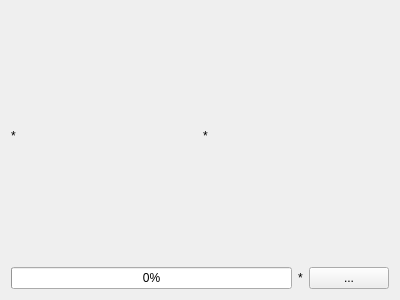
<?xml version="1.0" encoding="UTF-8"?>
<ui version="4.0">
 <class>CurrentDownloadInfoForm</class>
 <widget class="QWidget" name="CurrentDownloadInfoForm">
  <property name="geometry">
   <rect>
    <x>0</x>
    <y>0</y>
    <width>400</width>
    <height>300</height>
   </rect>
  </property>
  <property name="windowTitle">
   <string>Form</string>
  </property>
  <layout class="QVBoxLayout" name="verticalLayout">
   <item>
    <layout class="QHBoxLayout" name="horizontalLayout">
     <item>
      <widget class="QLabel" name="label_name">
       <property name="text">
        <string>*</string>
       </property>
      </widget>
     </item>
     <item>
      <widget class="QLabel" name="label_size">
       <property name="text">
        <string>*</string>
       </property>
      </widget>
     </item>
    </layout>
   </item>
   <item>
    <layout class="QHBoxLayout" name="horizontalLayout_2">
     <item>
      <widget class="QProgressBar" name="progressBar">
       <property name="value">
        <number>0</number>
       </property>
      </widget>
     </item>
     <item>
      <widget class="QLabel" name="label_speed">
       <property name="text">
        <string>*</string>
       </property>
      </widget>
     </item>
     <item>
      <widget class="QPushButton" name="pushButton">
       <property name="text">
        <string>...</string>
       </property>
      </widget>
     </item>
    </layout>
   </item>
  </layout>
 </widget>
 <resources/>
 <connections/>
</ui>
